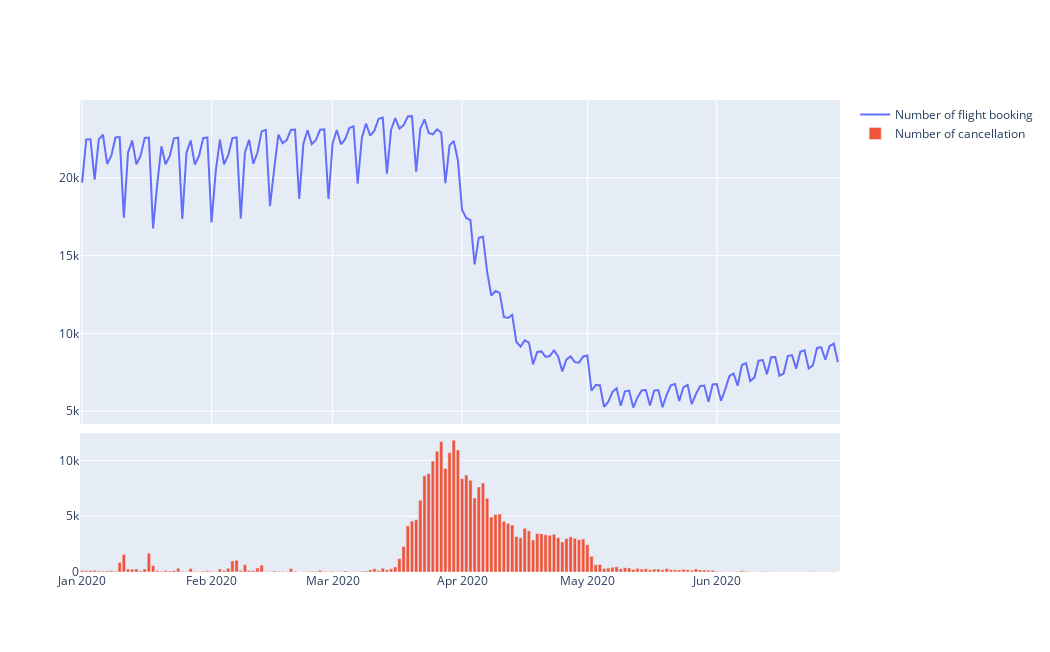

Notebook source saved alongside this figure:
### Code cell
fig = make_subplots(
    rows=2, cols=1, shared_xaxes=True, vertical_spacing=0.02,
    row_heights = [0.7, 0.3], )
 
fig.add_trace(go.Line(x=booked.index, y=booked.Booked, name="Number of flight booking"), row=1, col=1)
fig.add_trace(go.Bar(x=cancelled.index, y=cancelled.Cancelled, name="Number of cancellation"), row=2, col=1)
 
fig.update_layout(height=326*2, width=350*3)
 
fig.show()

### Figure 1 — Plotly figure (JSON) as saved in the notebook; plotly's stock layout.template omitted (floating-point values rounded to 4 significant figures; data arrays with more than 128 entries replaced by an {"elided": "..."} marker saying what was removed)
{"data": [{"name": "Number of flight booking", "type": "scatter", "x": {"elided": "182 str values"}, "xaxis": "x", "y": {"elided": "182 int values"}, "yaxis": "y"}, {"name": "Number of cancellation", "type": "bar", "x": {"elided": "182 str values"}, "xaxis": "x2", "y": {"elided": "182 int values"}, "yaxis": "y2"}], "layout": {"height": 652, "width": 1050, "xaxis": {"anchor": "y", "domain": [0, 1], "matches": "x2", "showticklabels": false}, "xaxis2": {"anchor": "y2", "domain": [0, 1]}, "yaxis": {"anchor": "x", "domain": [0.314, 1]}, "yaxis2": {"anchor": "x2", "domain": [0, 0.294]}}}
